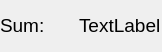
<?xml version="1.0" encoding="UTF-8"?>
<ui version="4.0">
 <class>Form</class>
 <widget class="QWidget" name="Form">
  <property name="geometry">
   <rect>
    <x>0</x>
    <y>0</y>
    <width>162</width>
    <height>52</height>
   </rect>
  </property>
  <property name="minimumSize">
   <size>
    <width>162</width>
    <height>52</height>
   </size>
  </property>
  <property name="maximumSize">
   <size>
    <width>162</width>
    <height>52</height>
   </size>
  </property>
  <property name="windowTitle">
   <string>Amount</string>
  </property>
  <property name="windowIcon">
   <iconset resource="123.qrc">
    <normaloff>:/new/png/ic.png</normaloff>:/new/png/ic.png</iconset>
  </property>
  <widget class="QWidget" name="">
   <property name="geometry">
    <rect>
     <x>0</x>
     <y>0</y>
     <width>161</width>
     <height>51</height>
    </rect>
   </property>
   <property name="font">
    <font>
     <pointsize>14</pointsize>
    </font>
   </property>
   <layout class="QHBoxLayout" name="horizontalLayout">
    <item>
     <widget class="QLabel" name="label">
      <property name="font">
       <font>
        <pointsize>14</pointsize>
       </font>
      </property>
      <property name="text">
       <string>Sum:</string>
      </property>
     </widget>
    </item>
    <item>
     <widget class="QLabel" name="label_2">
      <property name="font">
       <font>
        <pointsize>14</pointsize>
       </font>
      </property>
      <property name="text">
       <string>TextLabel</string>
      </property>
     </widget>
    </item>
   </layout>
  </widget>
 </widget>
 <resources>
  <include location="123.qrc"/>
 </resources>
 <connections/>
</ui>
